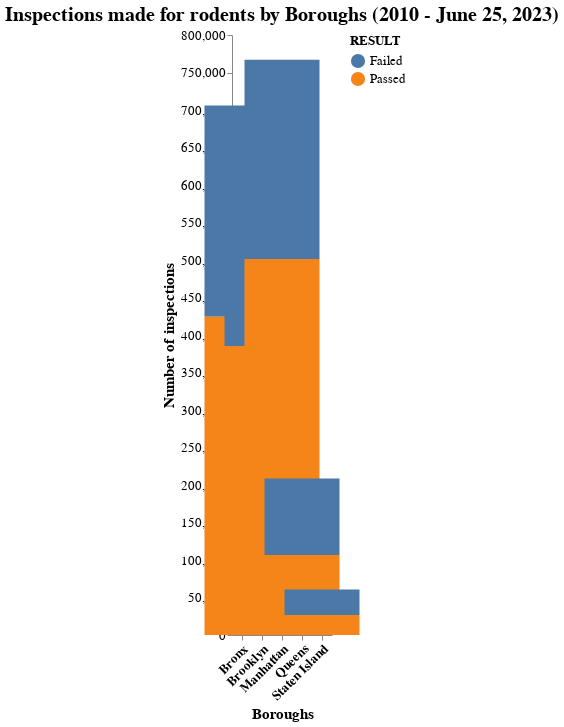

Source (notebook cell):
### Code cell
import altair as alt
from vega_datasets import data

bars_boroughs_inspections = alt.Chart(b_inspects).mark_bar(size=75).encode(
    x = alt.X('BOROUGH', title="Boroughs", sort=None, axis=alt.Axis(labelAngle=-45, labelFontWeight='bold')),
    y = alt.Y('count', title="Number of inspections"),
    color = 'RESULT',
    order=alt.Order('RESULT:N', sort='descending')
)

text_boroughs_inspections = bars_boroughs_inspections.mark_text(
align='center',
    baseline='middle',
    dx=0,  # Nudges text to right so it doesn't appear on top of the bar
    dy=-10,
    fontStyle='bold',
    fontSize= 15
)

inspections_by_boroughs = (bars_boroughs_inspections + text_boroughs_inspections).properties(
    width = 'container', height = 600, 
    title = "Inspections made for rodents by Boroughs (2010 - June 25, 2023)").configure_title(
    fontSize=20).configure_view(strokeWidth=0).configure_axis(labelFontSize=13, titleFontSize=15, grid=False).configure_legend(titleColor='black', 
    titleFontSize=13, labelFontSize=13, titleFontWeight='bold', symbolSize=200)

config = alt.layer(bars_boroughs_inspections)

inspections_by_boroughs

### Figure 1 — Vega-Lite specification as saved in the notebook (floating-point values rounded to 4 significant figures)
{"config": {"view": {"continuousWidth": 300, "continuousHeight": 300, "strokeWidth": 0}, "axis": {"grid": false, "labelFontSize": 13, "titleFontSize": 15}, "legend": {"labelFontSize": 13, "symbolSize": 200, "titleColor": "black", "titleFontSize": 13, "titleFontWeight": "bold"}, "title": {"fontSize": 20}}, "layer": [{"mark": {"type": "bar", "size": 75}, "encoding": {"color": {"field": "RESULT", "type": "nominal"}, "order": {"field": "RESULT", "sort": "descending", "type": "nominal"}, "x": {"axis": {"labelAngle": -45, "labelFontWeight": "bold"}, "field": "BOROUGH", "sort": null, "title": "Boroughs", "type": "nominal"}, "y": {"field": "count", "title": "Number of inspections", "type": "quantitative"}}}, {"mark": {"type": "text", "align": "center", "baseline": "middle", "dx": 0, "dy": -10, "fontSize": 15, "fontStyle": "bold"}, "encoding": {"color": {"field": "RESULT", "type": "nominal"}, "order": {"field": "RESULT", "sort": "descending", "type": "nominal"}, "x": {"axis": {"labelAngle": -45, "labelFontWeight": "bold"}, "field": "BOROUGH", "sort": null, "title": "Boroughs", "type": "nominal"}, "y": {"field": "count", "title": "Number of inspections", "type": "quantitative"}}}], "data": {"name": "data-1f7e36632ffd4fa343aa2f47314a616f"}, "height": 600, "title": "Inspections made for rodents by Boroughs (2010 - June 25, 2023)", "width": "container", "$schema": "https://vega.github.io/schema/vega-lite/v5.8.0.json", "datasets": {"data-1f7e36632ffd4fa343aa2f47314a616f": [{"BOROUGH": "Bronx", "RESULT": "Failed", "count": 281686}, {"BOROUGH": "Bronx", "RESULT": "Passed", "count": 424269}, {"BOROUGH": "Brooklyn", "RESULT": "Failed", "count": 279723}, {"BOROUGH": "Brooklyn", "RESULT": "Passed", "count": 385348}, {"BOROUGH": "Manhattan", "RESULT": "Failed", "count": 265806}, {"BOROUGH": "Manhattan", "RESULT": "Passed", "count": 501194}, {"BOROUGH": "Queens", "RESULT": "Failed", "count": 102317}, {"BOROUGH": "Queens", "RESULT": "Passed", "count": 106506}, {"BOROUGH": "Staten Island", "RESULT": "Failed", "count": 34103}, {"BOROUGH": "Staten Island", "RESULT": "Passed", "count": 26592}]}}
